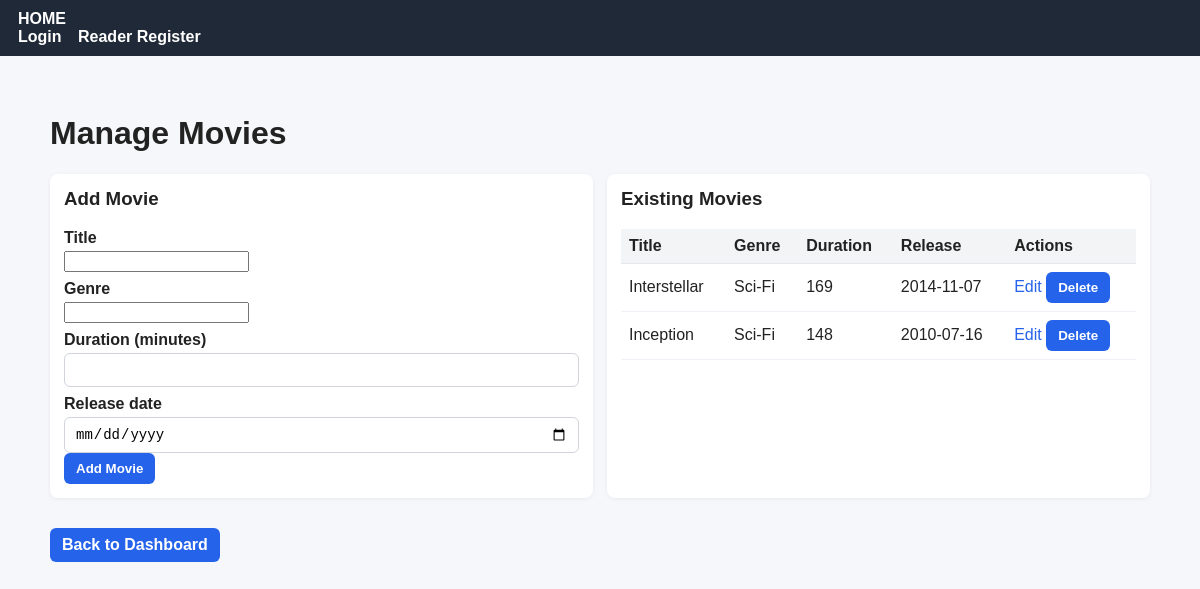
/CinemaBookingSystem/admin_movies.php (signed in), run on the app's committed database.
### tables this page shows
CREATE TABLE Movie (
  id INT AUTO_INCREMENT PRIMARY KEY,
  title VARCHAR(50) NOT NULL,
  genre VARCHAR(50),
  duration_minutes INT,
  release_date DATE
);

### CinemaBookingSystem/admin_movies.php (the view, shortened to what this page needs)
<?php
require 'includes/db.php';
require 'includes/header.php';
$editing = null;
$movies = $pdo->query("SELECT * FROM Movie ORDER BY release_date DESC, title ASC")->fetchAll();
?>
<h1>Manage Movies</h1>
<div class="grid-2">
    <div class="card">
        <h3><?= $editing ? 'Edit Movie' : 'Add Movie' ?></h3>
        <form method="post">
            <label>Title</label>
            <input name="title" required value="<?= $editing ? htmlspecialchars($editing['title']) : '' ?>">
            <label>Genre</label>
            <input name="genre" value="<?= $editing ? htmlspecialchars($editing['genre']) : '' ?>">
            <label>Duration (minutes)</label>
            <input type="number" name="duration_minutes" value="<?= $editing ? (int)$editing['duration_minutes'] : '' ?>">
            <label>Release date</label>
            <input type="date" name="release_date" value="<?= $editing ? htmlspecialchars($editing['release_date']) : '' ?>">
            <?php if ($editing): ?>
                <button type="submit" name="edit_movie">Update Movie</button>
                <a class="btn" href="admin_movies.php">Cancel</a>
            <?php else: ?>
                <button type="submit" name="add_movie">Add Movie</button>
            <?php endif; ?>
        </form>
    </div>
    <div class="card">
        <h3>Existing Movies</h3>
        <?php if (count($movies) === 0): ?>
            <p>No movies found.</p>
        <?php else: ?>
            <table>
                <thead><tr><th>Title</th><th>Genre</th><th>Duration</th><th>Release</th><th>Actions</th></tr></thead>
                <tbody>
                <?php foreach($movies as $m): ?>
                    <tr>
                        <td><?=htmlspecialchars($m['title'])?></td>
                        <td><?=htmlspecialchars($m['genre'])?></td>
                        <td><?= (int)$m['duration_minutes'] ?></td>
                        <td><?= htmlspecialchars($m['release_date']) ?></td>
                        <td>
                            <a href="admin_movies.php?edit=<?= $m['id'] ?>">Edit</a>
                            <form method="post" style="display:inline" onsubmit="return confirm('Delete movie?');">
                                <button type="submit" name="delete_movie">Delete</button>
                            </form>
                        </td>
                    </tr>
                <?php endforeach; ?>
                </tbody>
            </table>
        <?php endif; ?>
    </div>
</div>
<p><a class="btn" href="admin_dashboard.php">Back to Dashboard</a></p>
</div>
</body>
</html>

### CinemaBookingSystem/css/style.css (style rules this page uses)
body { font-family: Arial, Helvetica, sans-serif; background: #f6f7fb; color: #222; margin: 0; padding: 0; }
.card { background: #fff; border-radius: 8px; padding: 14px; box-shadow: 0 1px 4px rgba(16,24,40,0.06); margin-bottom: 14px; }
.grid-2 { display: grid; grid-template-columns: 1fr 1fr; gap: 14px; }
form label { display:block; font-weight:600; margin-top:8px; margin-bottom:4px; }
input[type="text"], input[type="email"], input[type="password"], input[type="number"], input[type="date"], input[type="time"], select, textarea { width:100%; box-sizing: border-box; padding:8px 10px; border:1px solid #d1d5db; border-radius:6px; font-size:14px; }
button, .btn { display:inline-block; background:#2563eb; color:#fff; padding:8px 12px; border-radius:6px; text-decoration:none; border:none; cursor:pointer; font-weight:600; }
a { color: #2563eb; text-decoration: none; }
table { width:100%; border-collapse: collapse; margin-top:8px; }
table thead th { text-align:left; padding:8px; background:#f3f4f6; border-bottom:1px solid #e5e7eb; }
table tbody td { padding:8px; border-bottom:1px solid #eef2f7; }
.card h3 { margin-top:0; }

### data on the page
movie: title "Interstellar", genre "Sci-Fi", duration_minutes "169", release_date "2014-11-07"
movie: title "Inception", genre "Sci-Fi", duration_minutes "148", release_date "2010-07-16"
